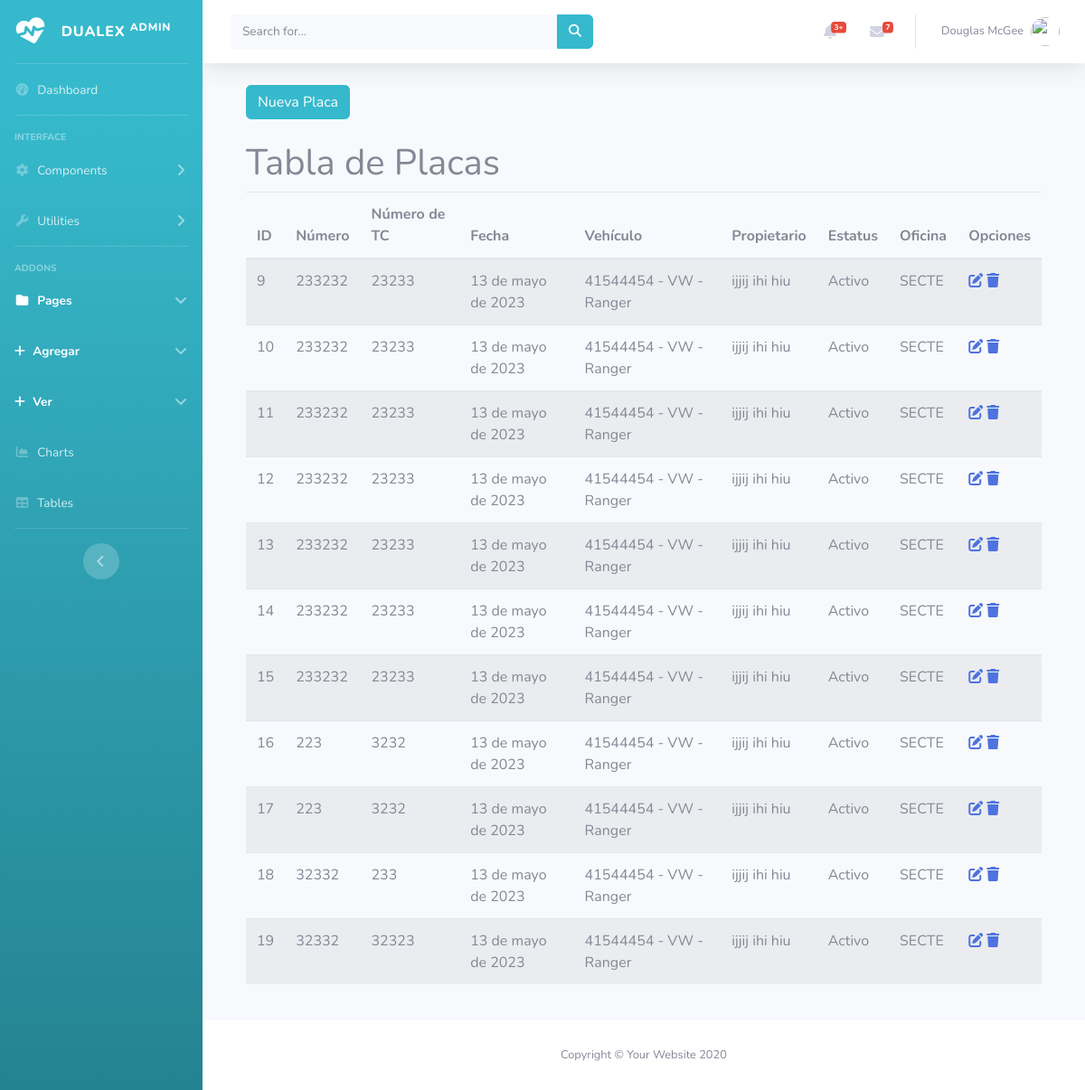
The app's page /catalogos/placas/ver with its own data.
### catalogos/models.py (models this page shows, shortened)
class Placa(models.Model):
    numero = models.CharField(max_length=10)
    numTC = models.CharField(max_length=20)
    fecha = models.DateField(auto_now=True)
    vehiculo = models.ForeignKey(Vehiculo, on_delete=models.CASCADE)
    propietario= models.ForeignKey(Propietario, on_delete=models.CASCADE)
    estatus = models.BooleanField(default=True)
    oficina = models.ForeignKey(Oficina, on_delete=models.CASCADE)

class Vehiculo(models.Model):
    NIV = models.CharField(max_length=20, help_text="NIV del vehiculo")
    noMotor =models.CharField(max_length=30,blank=True)
    marca = models.ForeignKey(Marca, on_delete = models.CASCADE)
    linea =  models.CharField(max_length=40)
    modelo = models.CharField(max_length=4)
    def __str__(self):
        return '%s - %s - %s' % (self.NIV,self.marca,self.linea)
    class Meta:
        verbose_name_plural = "VEHICULOS"
        db_table = 'vehiculo'

class Marca(models.Model):
    nombreMarca = models.CharField(max_length=50, verbose_name="Nombre de la marca")
    def __str__(self):
        return "%s"% (self.nombreMarca)

class Propietario(models.Model):
    RFC = models.CharField(max_length=50)
    nombre = models.CharField(verbose_name="Nombre Completo" ,max_length=50)
    apPaterno = models.CharField(max_length=30)
    apMaterno = models.CharField(max_length=30)
    email = models.EmailField( max_length=40)
    CURP = models.CharField(max_length=50)
    calle = models.CharField(max_length=50)
    colonia = models.CharField(max_length=40)
    municipio = models.ForeignKey(Municipio, on_delete = models.CASCADE)
    CP = models.CharField(max_length=5)
    edad = models.IntegerField(default=0)
    def __str__(self):
        return "%s %s %s" % (self.nombre, self.apPaterno, self.apMaterno)

class Oficina(models.Model):
    nombre = models.CharField(max_length=50)
    ciudad = models.ForeignKey(Ciudad, on_delete = models.CASCADE)
    telefono = models.CharField(max_length=10)
    def __str__(self):
        return ("%s" % self.nombre)

### catalogos/views.py (the view)
# urls.py: path("placas/ver",views.placasVer, name="placasVer"),
def placasVer(request):
    placas = Placa.objects.all()
    return render(request, "placasVer.html",{"placas":placas})

### catalogos/templates/placasVer.html (shortened to what this page needs)
{% extends 'base.html' %}
{% block contenido %}
<div class="container my-4">
    <a href="{% url "placasCrear"%}" class="btn btn-info">Nueva Placa</a>
<br>
<br>
    <h1>Tabla de Placas</h1>
    <div class="table-responsive">
      <table class="table table-striped table-hover">
        <thead>
          <tr>
            <th>ID</th>
            <th>Número</th>
            <th>Número de TC</th>
            <th>Fecha</th>
            <th>Vehículo</th>
            <th>Propietario</th>
            <th>Estatus</th>
            <th>Oficina</th>
            <th>Opciones</th>
          </tr>
        </thead>
        <tbody>
          {% for placa in placas %}
            <tr>
              <td> {{placa.id}} </td>
              <td>{{ placa.numero }}</td>
              <td>{{ placa.numTC }}</td>
              <td>{{ placa.fecha }}</td>
              <td>{{ placa.vehiculo }}</td>
              <td>{{ placa.propietario }}</td>
              <td>{% if placa.estatus %}Activo{% else %}Inactivo{% endif %}</td>
              <td>{{ placa.oficina }}</td>
              <td>
                <a href="{% url 'placasUpdate' placa.id %}" class="fa-solid fa-pen-to-square"></a>
                <a href="{% url 'placasEliminar' placa.id %}" class="fa-solid fa-trash"></a>
            </td>
            </tr>
          {% endfor %}
        </tbody>
      </table>
    </div>
  </div>
{% endblock contenido %}

### templates/base.html (shortened to what this page needs)
{% load static %}
<!DOCTYPE html>
<html lang="en">
<head>
    <link href="{% static 'css/all.min.js' %}" rel="stylesheet" type="text/css">
    <link href="{% static 'css/sb-admin-2.min.css' %}" rel="stylesheet">
    <link href="{% static 'css/style.css' %}?v1.1" rel="stylesheet">
    <link rel="stylesheet" type="text/css" href="https://cdn.jsdelivr.net/npm/sweetalert2@11.0.17/dist/sweetalert2.min.css">
    <link rel="stylesheet" href="https://cdnjs.cloudflare.com/ajax/libs/bootstrap-datepicker/1.9.0/css/bootstrap-datepicker.min.css">
    <link rel="stylesheet" href="https://cdn.datatables.net/1.13.4/css/dataTables.bootstrap5.min.css">
</head>
<body id="page-top">
    <div id="wrapper">
        <ul class="navbar-nav bg-gradient-info sidebar sidebar-dark accordion" id="accordionSidebar">
            <a class="sidebar-brand d-flex align-items-center justify-content-center" href="{% url 'index' %}">
                <div class="sidebar-brand-icon rotate-n-15">
                    <i class="fa-solid fa-heart-pulse"></i>
                </div>
                <div class="sidebar-brand-text mx-3">DUALEX <sup>admin</sup></div>
            </a>
            <hr class="sidebar-divider my-0">
            <li class="nav-item">
                <a class="nav-link" href="index.html">
                    <i class="fas fa-fw fa-tachometer-alt"></i>
                    <span>Dashboard</span></a>
            </li>
            <hr class="sidebar-divider">
            <div class="sidebar-heading">
                Interface
            </div>
            <li class="nav-item">
                <a class="nav-link collapsed" href="#" data-toggle="collapse" data-target="#collapseTwo"
                    aria-expanded="true" aria-controls="collapseTwo">
                    <i class="fas fa-fw fa-cog"></i>
                    <span>Components</span>
                </a>
            </li>
            <li class="nav-item">
                <a class="nav-link collapsed" href="#" data-toggle="collapse" data-target="#collapseUtilities"
                    aria-expanded="true" aria-controls="collapseUtilities">
                    <i class="fas fa-fw fa-wrench"></i>
                    <span>Utilities</span>
                </a>
            </li>
            <hr class="sidebar-divider">
            <div class="sidebar-heading">
                Addons
            </div>
            <li class="nav-item active">
                <a class="nav-link" href="#" data-toggle="collapse" data-target="#collapsePages" aria-expanded="false"
                    aria-controls="collapsePages">
                    <i class="fas fa-fw fa-folder"></i>
                    <span>Pages</span>
                </a>
            </li>
            <li class="nav-item active">
                <a class="nav-link" href="#" data-toggle="collapse" data-target="#collapsePages1" aria-expanded="false"
                    aria-controls="collapsePages1">
                    <i class="fa-solid fa-plus"></i>
                    <span>Agregar</span>
                </a>
            </li>
            <li class="nav-item active">
                <a class="nav-link" href="#" data-toggle="collapse" data-target="#collapsePages2" aria-expanded="false"
                    aria-controls="collapsePages2">
                    <i class="fa-solid fa-plus"></i>
                    <span>Ver</span>
                </a>
            </li>
            <li class="nav-item">
                <a class="nav-link" href="charts.html">
                    <i class="fas fa-fw fa-chart-area"></i>
                    <span>Charts</span></a>
            </li>
            <li class="nav-item">
                <a class="nav-link" href="tables.html">
                    <i class="fas fa-fw fa-table"></i>
                    <span>Tables</span></a>
            </li>
            <hr class="sidebar-divider d-none d-md-block">
            <div class="text-center d-none d-md-inline">
                <button class="rounded-circle border-0" id="sidebarToggle"></button>
            </div>
        </ul>
        <div id="content-wrapper" class="d-flex flex-column">
            <div id="content">
                <nav class="navbar navbar-expand navbar-light bg-white topbar mb-4 static-top shadow">
                    <form
                        class="d-none d-sm-inline-block form-inline mr-auto ml-md-3 my-2 my-md-0 mw-100 navbar-search">
                        <div class="input-group">
                            <input type="text" class="form-control bg-light border-0 small" placeholder="Search for..."
                                aria-label="Search" aria-describedby="basic-addon2">
                            <div class="input-group-append">
                                <button class="btn btn-info" type="button">
                                    <i class="fas fa-search fa-sm"></i>
                                </button>
                            </div>
                        </div>
                    </form>
                    <ul class="navbar-nav ml-auto">
                        <li class="nav-item dropdown no-arrow mx-1">
                            <a class="nav-link dropdown-toggle" href="#" id="alertsDropdown" role="button"
                                data-toggle="dropdown" aria-haspopup="true" aria-expanded="false">
                                <i class="fas fa-bell fa-fw"></i>
                                <span class="badge badge-danger badge-counter">3+</span>
                            </a>
                        </li>
                        <li class="nav-item dropdown no-arrow mx-1">
                            <a class="nav-link dropdown-toggle" href="#" id="messagesDropdown" role="button"
                                data-toggle="dropdown" aria-haspopup="true" aria-expanded="false">
                                <i class="fas fa-envelope fa-fw"></i>
                                <span class="badge badge-danger badge-counter">7</span>
                            </a>
                        </li>
                        <li class="nav-item dropdown no-arrow">
                            <a class="nav-link dropdown-toggle" href="#" id="userDropdown" role="button"
                                data-toggle="dropdown" aria-haspopup="true" aria-expanded="false">
                                <span class="mr-2 d-none d-lg-inline text-gray-600 small">Douglas McGee</span>
                                <img class="img-profile rounded-circle"
                                    src="img/undraw_profile.svg">
                            </a>
                        </li>
                    </ul>
                </nav>
                <div class="container-fluid">
                    {% block contenido %}
                    {% endblock contenido %}
                </div>
            </div>
            <footer class="sticky-footer bg-white">
                <div class="container my-auto">
                    <div class="copyright text-center my-auto">
                        <span>Copyright &copy; Your Website 2020</span>
                    </div>
                </div>
            </footer>
        </div>
    </div>
</body>
</html>

### static/css/style.css (style rules this page uses)
.form-control { display:block; width:100%; padding: .375rem .75rem; font-size:1rem; font-weight:400; line-height:1.5;color:var(--bs-body-color); background-color:var(--bs-body-bg); background-clip:padding-box; -webkit-appearance:none; -moz-appearance:none; appearance:none; border-radius:var(--bs-border-radius); transition:border-color .15s ease-in-out,box-shadow .15s ease-in-out; }
.form-control::placeholder { color:var(--bs-secondary-color);opacity:1 }

### records on screen
Placa: id "9", numero "233232", numTC "23233", fecha "13 de mayo de 2023", vehiculo "41544454 - VW - Ranger", propietario "ijjij ihi hiu", estatus "Activo", oficina "SECTE"
Placa: id "10", numero "233232", numTC "23233", fecha "13 de mayo de 2023", vehiculo "41544454 - VW - Ranger", propietario "ijjij ihi hiu", estatus "Activo", oficina "SECTE"
Placa: id "11", numero "233232", numTC "23233", fecha "13 de mayo de 2023", vehiculo "41544454 - VW - Ranger", propietario "ijjij ihi hiu", estatus "Activo", oficina "SECTE"
Placa: id "12", numero "233232", numTC "23233", fecha "13 de mayo de 2023", vehiculo "41544454 - VW - Ranger", propietario "ijjij ihi hiu", estatus "Activo", oficina "SECTE"
Placa: id "13", numero "233232", numTC "23233", fecha "13 de mayo de 2023", vehiculo "41544454 - VW - Ranger", propietario "ijjij ihi hiu", estatus "Activo", oficina "SECTE"
Placa: id "14", numero "233232", numTC "23233", fecha "13 de mayo de 2023", vehiculo "41544454 - VW - Ranger", propietario "ijjij ihi hiu", estatus "Activo", oficina "SECTE"
Placa: id "15", numero "233232", numTC "23233", fecha "13 de mayo de 2023", vehiculo "41544454 - VW - Ranger", propietario "ijjij ihi hiu", estatus "Activo", oficina "SECTE"
Placa: id "16", numero "223", numTC "3232", fecha "13 de mayo de 2023", vehiculo "41544454 - VW - Ranger", propietario "ijjij ihi hiu", estatus "Activo", oficina "SECTE"
Placa: id "17", numero "223", numTC "3232", fecha "13 de mayo de 2023", vehiculo "41544454 - VW - Ranger", propietario "ijjij ihi hiu", estatus "Activo", oficina "SECTE"
Placa: id "18", numero "32332", numTC "233", fecha "13 de mayo de 2023", vehiculo "41544454 - VW - Ranger", propietario "ijjij ihi hiu", estatus "Activo", oficina "SECTE"
Placa: id "19", numero "32332", numTC "32323", fecha "13 de mayo de 2023", vehiculo "41544454 - VW - Ranger", propietario "ijjij ihi hiu", estatus "Activo", oficina "SECTE"
